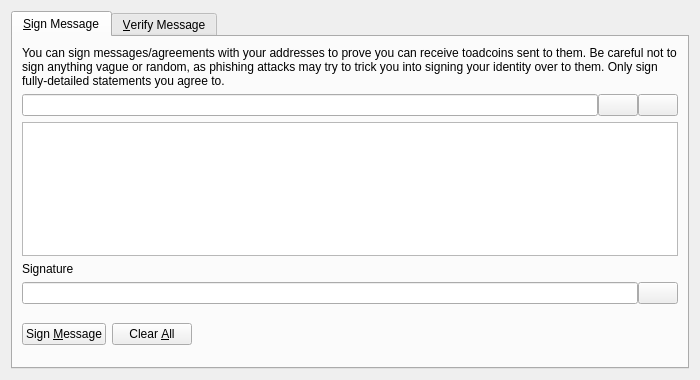
<?xml version="1.0" encoding="UTF-8"?>
<ui version="4.0">
 <class>SignVerifyMessageDialog</class>
 <widget class="QDialog" name="SignVerifyMessageDialog">
  <property name="geometry">
   <rect>
    <x>0</x>
    <y>0</y>
    <width>700</width>
    <height>380</height>
   </rect>
  </property>
  <property name="windowTitle">
   <string>Signatures - Sign / Verify a Message</string>
  </property>
  <property name="modal">
   <bool>true</bool>
  </property>
  <layout class="QVBoxLayout" name="verticalLayout">
   <item>
    <widget class="QTabWidget" name="tabWidget">
     <property name="currentIndex">
      <number>0</number>
     </property>
     <widget class="QWidget" name="tabSignMessage">
      <attribute name="title">
       <string>&amp;Sign Message</string>
      </attribute>
      <layout class="QVBoxLayout" name="verticalLayout_SM">
       <item>
        <widget class="QLabel" name="infoLabel_SM">
         <property name="text">
          <string>You can sign messages/agreements with your addresses to prove you can receive toadcoins sent to them. Be careful not to sign anything vague or random, as phishing attacks may try to trick you into signing your identity over to them. Only sign fully-detailed statements you agree to.</string>
         </property>
         <property name="textFormat">
          <enum>Qt::PlainText</enum>
         </property>
         <property name="wordWrap">
          <bool>true</bool>
         </property>
        </widget>
       </item>
       <item>
        <layout class="QHBoxLayout" name="horizontalLayout_1_SM">
         <property name="spacing">
          <number>0</number>
         </property>
         <item>
          <widget class="QValidatedLineEdit" name="addressIn_SM">
           <property name="toolTip">
            <string>The Toadcoin address to sign the message with</string>
           </property>
          </widget>
         </item>
         <item>
          <widget class="QPushButton" name="addressBookButton_SM">
           <property name="toolTip">
            <string>Choose previously used address</string>
           </property>
           <property name="text">
            <string/>
           </property>
           <property name="icon">
            <iconset resource="../bitcoin.qrc">
             <normaloff>:/icons/address-book</normaloff>:/icons/address-book</iconset>
           </property>
           <property name="shortcut">
            <string>Alt+A</string>
           </property>
           <property name="autoDefault">
            <bool>false</bool>
           </property>
          </widget>
         </item>
         <item>
          <widget class="QPushButton" name="pasteButton_SM">
           <property name="toolTip">
            <string>Paste address from clipboard</string>
           </property>
           <property name="text">
            <string/>
           </property>
           <property name="icon">
            <iconset resource="../bitcoin.qrc">
             <normaloff>:/icons/editpaste</normaloff>:/icons/editpaste</iconset>
           </property>
           <property name="shortcut">
            <string>Alt+P</string>
           </property>
           <property name="autoDefault">
            <bool>false</bool>
           </property>
          </widget>
         </item>
        </layout>
       </item>
       <item>
        <widget class="QPlainTextEdit" name="messageIn_SM">
         <property name="toolTip">
          <string>Enter the message you want to sign here</string>
         </property>
        </widget>
       </item>
       <item>
        <widget class="QLabel" name="signatureLabel_SM">
         <property name="text">
          <string>Signature</string>
         </property>
         <property name="textFormat">
          <enum>Qt::PlainText</enum>
         </property>
        </widget>
       </item>
       <item>
        <layout class="QHBoxLayout" name="horizontalLayout_2_SM">
         <property name="spacing">
          <number>0</number>
         </property>
         <item>
          <widget class="QLineEdit" name="signatureOut_SM">
           <property name="font">
            <font>
             <italic>true</italic>
            </font>
           </property>
           <property name="readOnly">
            <bool>true</bool>
           </property>
          </widget>
         </item>
         <item>
          <widget class="QPushButton" name="copySignatureButton_SM">
           <property name="toolTip">
            <string>Copy the current signature to the system clipboard</string>
           </property>
           <property name="text">
            <string/>
           </property>
           <property name="icon">
            <iconset resource="../bitcoin.qrc">
             <normaloff>:/icons/editcopy</normaloff>:/icons/editcopy</iconset>
           </property>
           <property name="autoDefault">
            <bool>false</bool>
           </property>
          </widget>
         </item>
        </layout>
       </item>
       <item>
        <layout class="QHBoxLayout" name="horizontalLayout_3_SM">
         <item>
          <widget class="QPushButton" name="signMessageButton_SM">
           <property name="toolTip">
            <string>Sign the message to prove you own this Toadcoin address</string>
           </property>
           <property name="text">
            <string>Sign &amp;Message</string>
           </property>
           <property name="icon">
            <iconset resource="../bitcoin.qrc">
             <normaloff>:/icons/edit</normaloff>:/icons/edit</iconset>
           </property>
           <property name="autoDefault">
            <bool>false</bool>
           </property>
          </widget>
         </item>
         <item>
          <widget class="QPushButton" name="clearButton_SM">
           <property name="toolTip">
            <string>Reset all sign message fields</string>
           </property>
           <property name="text">
            <string>Clear &amp;All</string>
           </property>
           <property name="icon">
            <iconset resource="../bitcoin.qrc">
             <normaloff>:/icons/remove</normaloff>:/icons/remove</iconset>
           </property>
           <property name="autoDefault">
            <bool>false</bool>
           </property>
          </widget>
         </item>
         <item>
          <spacer name="horizontalSpacer_1_SM">
           <property name="orientation">
            <enum>Qt::Horizontal</enum>
           </property>
           <property name="sizeHint" stdset="0">
            <size>
             <width>40</width>
             <height>48</height>
            </size>
           </property>
          </spacer>
         </item>
         <item>
          <widget class="QLabel" name="statusLabel_SM">
           <property name="font">
            <font>
             <weight>75</weight>
             <bold>true</bold>
            </font>
           </property>
           <property name="text">
            <string/>
           </property>
           <property name="wordWrap">
            <bool>true</bool>
           </property>
          </widget>
         </item>
         <item>
          <spacer name="horizontalSpacer_2_SM">
           <property name="orientation">
            <enum>Qt::Horizontal</enum>
           </property>
           <property name="sizeHint" stdset="0">
            <size>
             <width>40</width>
             <height>48</height>
            </size>
           </property>
          </spacer>
         </item>
        </layout>
       </item>
      </layout>
     </widget>
     <widget class="QWidget" name="tabVerifyMessage">
      <attribute name="title">
       <string>&amp;Verify Message</string>
      </attribute>
      <layout class="QVBoxLayout" name="verticalLayout_VM">
       <item>
        <widget class="QLabel" name="infoLabel_VM">
         <property name="text">
          <string>Enter the receiver's address, message (ensure you copy line breaks, spaces, tabs, etc. exactly) and signature below to verify the message. Be careful not to read more into the signature than what is in the signed message itself, to avoid being tricked by a man-in-the-middle attack. Note that this only proves the signing party receives with the address, it cannot prove sendership of any transaction!</string>
         </property>
         <property name="textFormat">
          <enum>Qt::PlainText</enum>
         </property>
         <property name="alignment">
          <set>Qt::AlignLeading|Qt::AlignLeft|Qt::AlignTop</set>
         </property>
         <property name="wordWrap">
          <bool>true</bool>
         </property>
        </widget>
       </item>
       <item>
        <layout class="QHBoxLayout" name="horizontalLayout_1_VM">
         <property name="spacing">
          <number>0</number>
         </property>
         <item>
          <widget class="QValidatedLineEdit" name="addressIn_VM">
           <property name="toolTip">
            <string>The Toadcoin address the message was signed with</string>
           </property>
          </widget>
         </item>
         <item>
          <widget class="QPushButton" name="addressBookButton_VM">
           <property name="toolTip">
            <string>Choose previously used address</string>
           </property>
           <property name="text">
            <string/>
           </property>
           <property name="icon">
            <iconset resource="../bitcoin.qrc">
             <normaloff>:/icons/address-book</normaloff>:/icons/address-book</iconset>
           </property>
           <property name="shortcut">
            <string>Alt+A</string>
           </property>
           <property name="autoDefault">
            <bool>false</bool>
           </property>
          </widget>
         </item>
        </layout>
       </item>
       <item>
        <widget class="QPlainTextEdit" name="messageIn_VM"/>
       </item>
       <item>
        <widget class="QValidatedLineEdit" name="signatureIn_VM"/>
       </item>
       <item>
        <layout class="QHBoxLayout" name="horizontalLayout_2_VM">
         <item>
          <widget class="QPushButton" name="verifyMessageButton_VM">
           <property name="toolTip">
            <string>Verify the message to ensure it was signed with the specified Toadcoin address</string>
           </property>
           <property name="text">
            <string>Verify &amp;Message</string>
           </property>
           <property name="icon">
            <iconset resource="../bitcoin.qrc">
             <normaloff>:/icons/transaction_0</normaloff>:/icons/transaction_0</iconset>
           </property>
           <property name="autoDefault">
            <bool>false</bool>
           </property>
          </widget>
         </item>
         <item>
          <widget class="QPushButton" name="clearButton_VM">
           <property name="toolTip">
            <string>Reset all verify message fields</string>
           </property>
           <property name="text">
            <string>Clear &amp;All</string>
           </property>
           <property name="icon">
            <iconset resource="../bitcoin.qrc">
             <normaloff>:/icons/remove</normaloff>:/icons/remove</iconset>
           </property>
           <property name="autoDefault">
            <bool>false</bool>
           </property>
          </widget>
         </item>
         <item>
          <spacer name="horizontalSpacer_1_VM">
           <property name="orientation">
            <enum>Qt::Horizontal</enum>
           </property>
           <property name="sizeHint" stdset="0">
            <size>
             <width>40</width>
             <height>48</height>
            </size>
           </property>
          </spacer>
         </item>
         <item>
          <widget class="QLabel" name="statusLabel_VM">
           <property name="font">
            <font>
             <weight>75</weight>
             <bold>true</bold>
            </font>
           </property>
           <property name="text">
            <string/>
           </property>
           <property name="wordWrap">
            <bool>true</bool>
           </property>
          </widget>
         </item>
         <item>
          <spacer name="horizontalSpacer_2_VM">
           <property name="orientation">
            <enum>Qt::Horizontal</enum>
           </property>
           <property name="sizeHint" stdset="0">
            <size>
             <width>40</width>
             <height>48</height>
            </size>
           </property>
          </spacer>
         </item>
        </layout>
       </item>
      </layout>
     </widget>
    </widget>
   </item>
  </layout>
 </widget>
 <customwidgets>
  <customwidget>
   <class>QValidatedLineEdit</class>
   <extends>QLineEdit</extends>
   <header>qt/qvalidatedlineedit.h</header>
  </customwidget>
 </customwidgets>
 <resources>
  <include location="../bitcoin.qrc"/>
 </resources>
 <connections/>
</ui>
